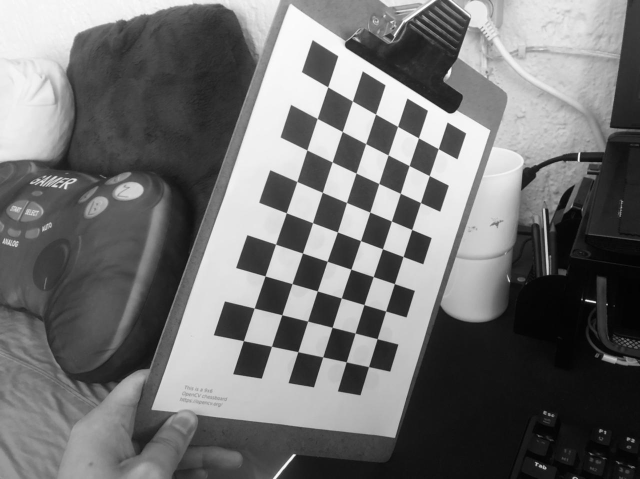
#> input picture calImages/1.jpeg, 1280 x 958 px (shown at 1/2 size); its folder holds 6 pictures in this run
$ python virtualImage.py
#> lines starting #> are read from the running program, lines starting #| are printed output that depends on the picture; after the words box and inside, x2 and y2 are one past the last pixel; in counts of white or black regions, pixels touching at a corner belong together
### calibration.py
import numpy as np
import cv2 as cv
import glob

def get_k_calibration():
	print('[INF] Images to be used for calibration:')
	images = glob.glob('calImages/*.jpeg')
	print(images)

	# Prepare object points, like (0,0,0), (1,0,0), (2,0,0) ....,(6,5,0)
	objp = np.zeros((6*9,3), np.float32)
	objp[:,:2] = np.mgrid[0:9,0:6].T.reshape(-1,2)

	# Arrays to store object points and image points from all the images.
	objpoints = [] # 3d point in real world space
	imgpoints = [] # 2d points in image plane.
	filenames = []

	# Termination criteria (for spotting the corners in the chessboard )
	criteria = (cv.TERM_CRITERIA_EPS + cv.TERM_CRITERIA_MAX_ITER, 30, 0.001)

	for fname in images:
	    # Read the file
	    img = cv.imread(fname)
#> img is the input picture: shape (958, 1280, 3); min 0, max 255, mean 113.7

	    # Convert it to gray
	    gray = cv.cvtColor(img, cv.COLOR_BGR2GRAY)

	    # Find the chess board corners
	    ret, corners = cv.findChessboardCorners(gray, (9,6), None) # Cambiar para los circulos
#> ret = True; corners = 54 rows, first 8: [877.1, 297.8], [859, 351.8], [841.6, 405.5], [823.9, 459.5], [806.5, 513.5], [789.2, 567.7], [771.8, 622.5], [754.7, 677.8]

	    # If found, add object points, image points (after refining them)
	    if ret == True:
	        filenames.append(fname)
	        objpoints.append(objp)
	        corners2 = cv.cornerSubPix(gray,corners, (11,11), (-1,-1), criteria)
#> corners2 = 54 rows, first 8: [877, 297.8], [859, 351.7], [841.5, 405.6], [824, 459.4], [806.6, 513.5], [789.2, 567.8], [771.8, 622.5], [754.7, 677.8]
	        imgpoints.append(corners2)
	        # Draw and display the corners
	        cv.drawChessboardCorners(img, (9,6), corners2, ret)
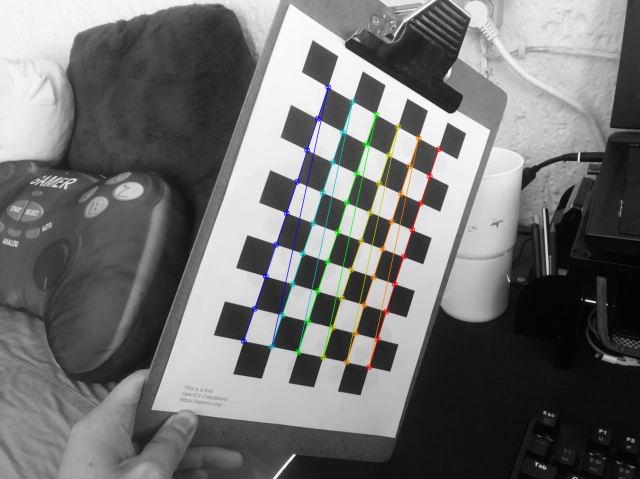
#> img: shape (958, 1280, 3) (shown at 1/2 size); 1.63% of pixels changed, all inside (x1, y1, x2, y2) = (481, 168, 884, 741)
	        cv.imshow('Image', img)
	        # cv.waitKey(-1)
	    else:
	        print("[ERR] Could not perform the detection")
#> pass 2 of the loop in get_k_calibration, `for fname in images:`:
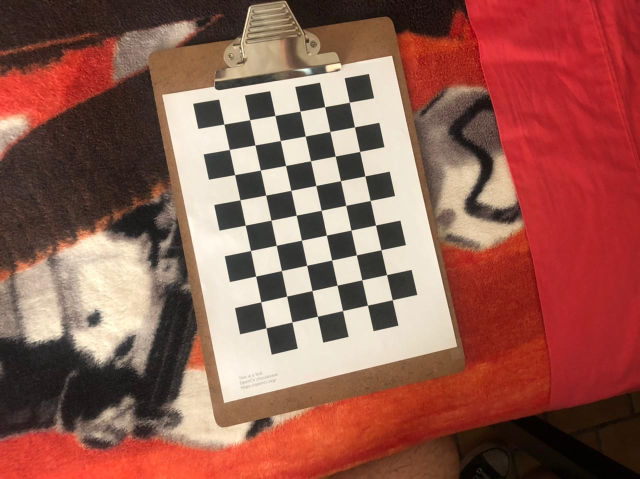
#> input picture calImages/10.jpeg, 1280 x 958 px (shown at 1/2 size)
#> in get_k_calibration, img is the input picture: shape (958, 1280, 3); mean B, G, R 81.5, 92.6, 147.8
#> in get_k_calibration, `gray = cv.cvtColor(img, cv.COLOR_BGR2GRAY)`:
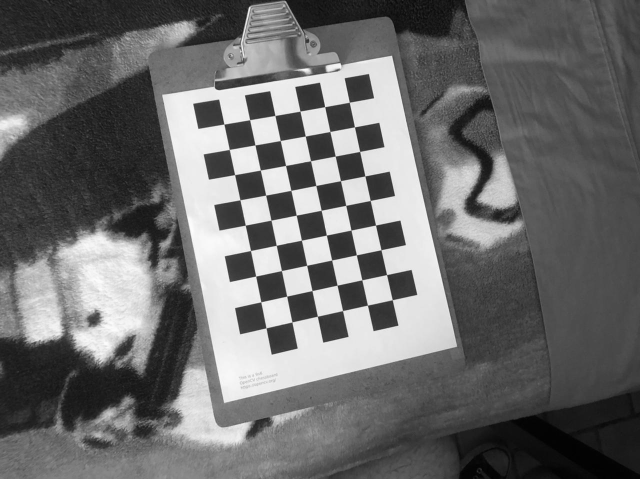
#> gray: shape (958, 1280) (shown at 1/2 size); min 0, max 254, mean 107.8
#> corners = 54 rows, first 8: [699.2, 205], [709.3, 254.2], [719.7, 303.4], [730.2, 352.3], [740.8, 401.4], [751.5, 450.5], [762.5, 499.8], [773.6, 549.7]
#> corners2 = 54 rows, first 8: [699.1, 204.9], [709.4, 254.3], [719.8, 303.3], [730.3, 352.4], [740.8, 401.4], [751.5, 450.6], [762.5, 500], [773.6, 549.7]
#> in get_k_calibration, `cv.drawChessboardCorners(img, (9,6), corners2, ret)`:
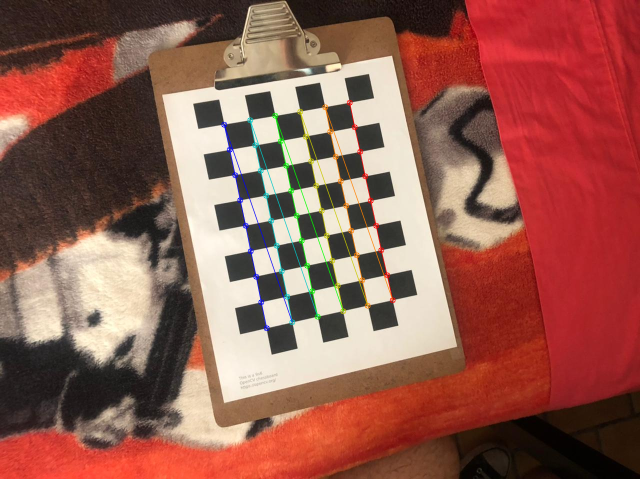
#> img: shape (958, 1280, 3) (shown at 1/2 size); 1.41% of pixels changed, all inside (x1, y1, x2, y2) = (442, 199, 792, 663)
#> pass 3 of the loop in get_k_calibration, `for fname in images:`:
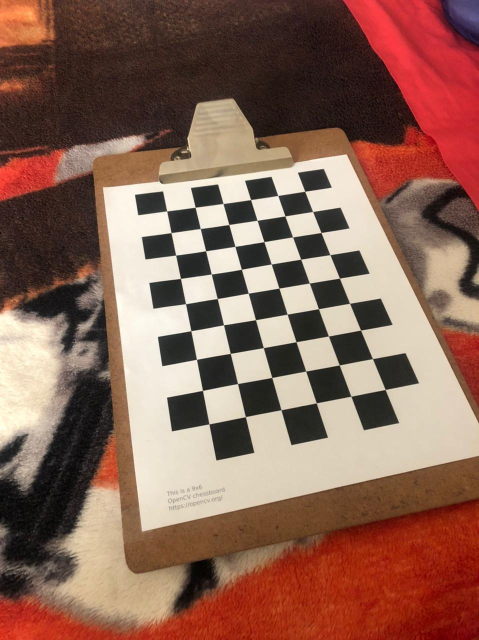
#> input picture calImages/11.jpeg, 958 x 1280 px (shown at 1/2 size)
#> in get_k_calibration, img is the input picture: shape (1280, 958, 3); mean B, G, R 86.3, 100.6, 138.2
#> in get_k_calibration, `gray = cv.cvtColor(img, cv.COLOR_BGR2GRAY)`:
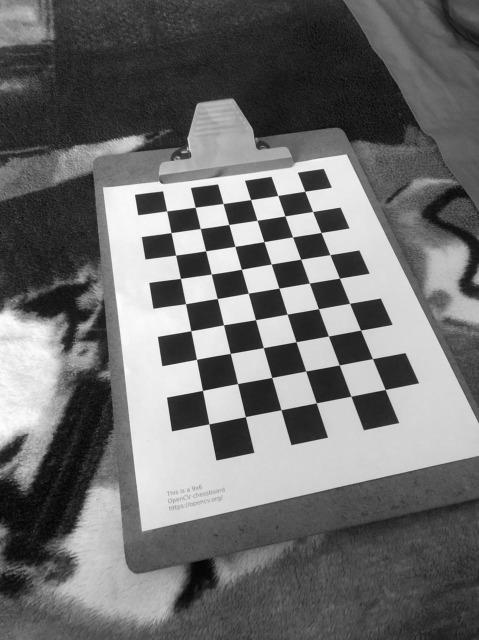
#> gray: shape (1280, 958) (shown at 1/2 size); min 0, max 254, mean 110.2
#> corners = 54 rows, first 8: [610, 382.9], [625.7, 423.4], [642.5, 465.4], [660.4, 509.7], [679.4, 556.8], [699.6, 607.1], [721.6, 660.7], [745.4, 717.8]
#> corners2 = 54 rows, first 8: [610, 382.9], [625.7, 423.5], [642.5, 465.5], [660.3, 509.8], [679.4, 556.7], [699.6, 607.1], [721.6, 660.6], [745.4, 717.7]
#> in get_k_calibration, `cv.drawChessboardCorners(img, (9,6), corners2, ret)`:
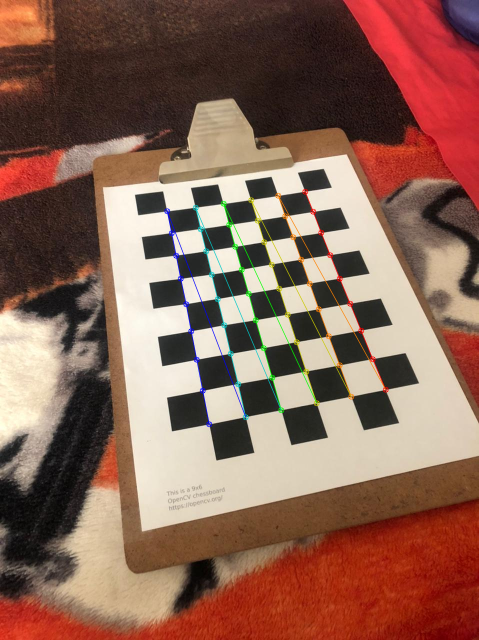
#> img: shape (1280, 958, 3) (shown at 1/2 size); 1.46% of pixels changed, all inside (x1, y1, x2, y2) = (328, 377, 778, 855)
#> the loop made 6 passes; the first 3 are shown
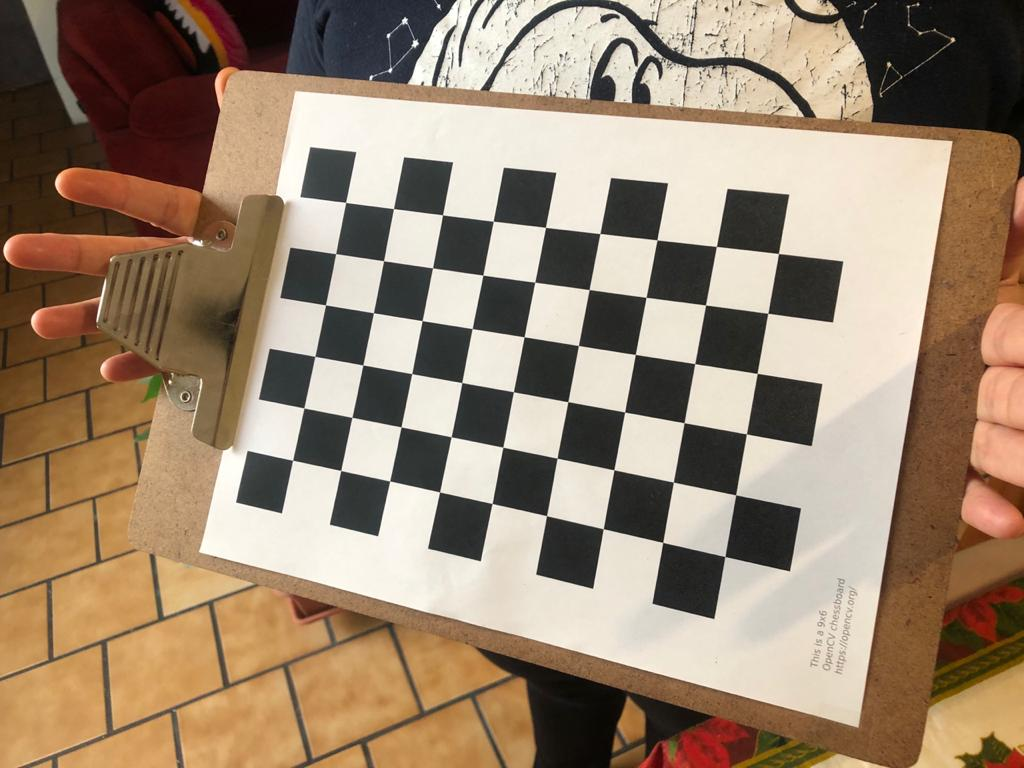
#> input picture calImages/3.jpeg, 1024 x 768 px, found by its file name
#> further down, im1 is the input picture: shape (768, 1024, 3); mean B, G, R 112.8, 134.6, 155.5

	cv.destroyAllWindows()

	rms_error, K, dist, rvecs, tvecs = cv.calibrateCamera(objpoints, imgpoints, gray.shape[::-1], None, None)

	return K

# [3 lines that do not run on import are left out]

### virtualImage.py
'''
    Tarea 5.1 - Computer vision, views of planar scenes
        En esta tarea realizaremos el codigo para generar una nueva imagen (virtual) partiendo de dos imagenes,
        obtendremos su homografia, sera descompuesta y se propondra una rotacion y traslacion diferente.
'''
import cv2
import numpy as np
import calibration
from scipy.stats import special_ortho_group

MAX_FEATURES = 500
GOOD_MATCH_PERCENT = 0.15

# Esta funcion es la que se mostro en clase para obtener la homografia
def registerImages(im1, im2):
    im1Gray = cv2.cvtColor(im1, cv2.COLOR_BGR2GRAY)
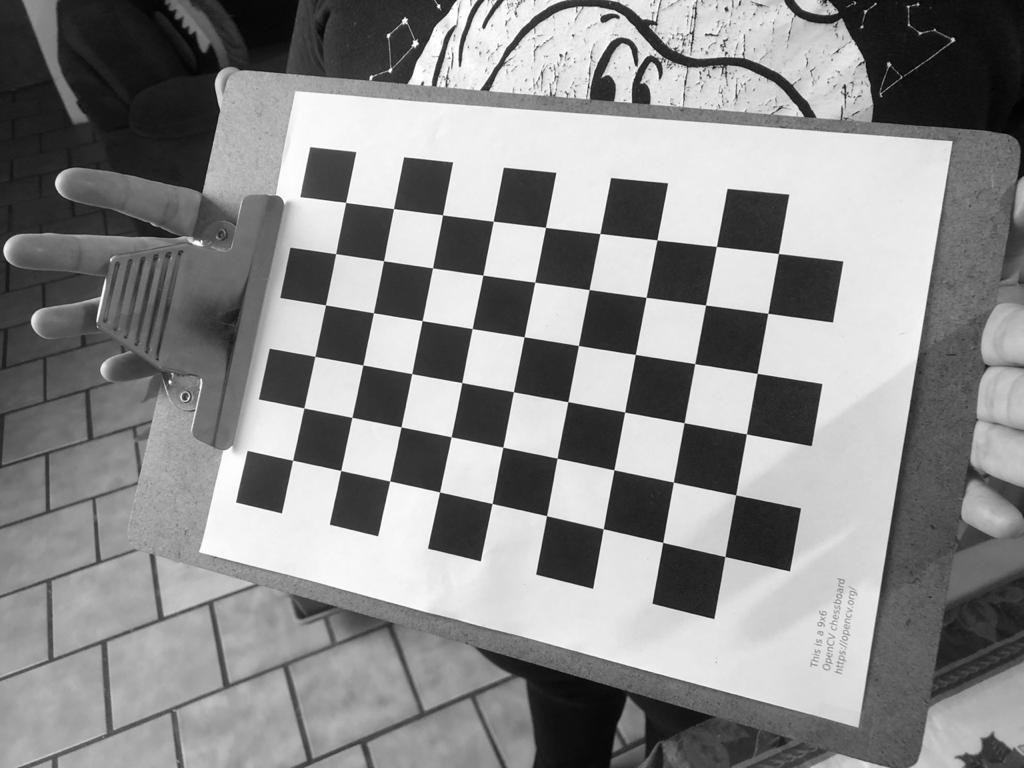
#> im1Gray: shape (768, 1024); min 0, max 255, mean 138.4
    im2Gray = cv2.cvtColor(im2, cv2.COLOR_BGR2GRAY)

    orb = cv2.ORB_create(MAX_FEATURES)
    keypoints1, descriptors1 = orb.detectAndCompute(im1Gray, None)
#> keypoints1 = 500 keypoints; strongest (x, y, size): (612, 471, 31), (612, 468, 31), (637, 356, 31), (566, 404, 31)
    keypoints2, descriptors2 = orb.detectAndCompute(im2Gray, None)
#> keypoints2 = 500 keypoints; strongest (x, y, size): (1171, 600, 31), (1190, 604, 31), (1095, 548, 31), (701, 537, 31)

    matcher = cv2.DescriptorMatcher_create(cv2.DESCRIPTOR_MATCHER_BRUTEFORCE_HAMMING)
    matches = matcher.match(descriptors1, descriptors2, None)
#> matches = 500 matches

#> (the run stopped early here; a loop or call above may not have finished)
